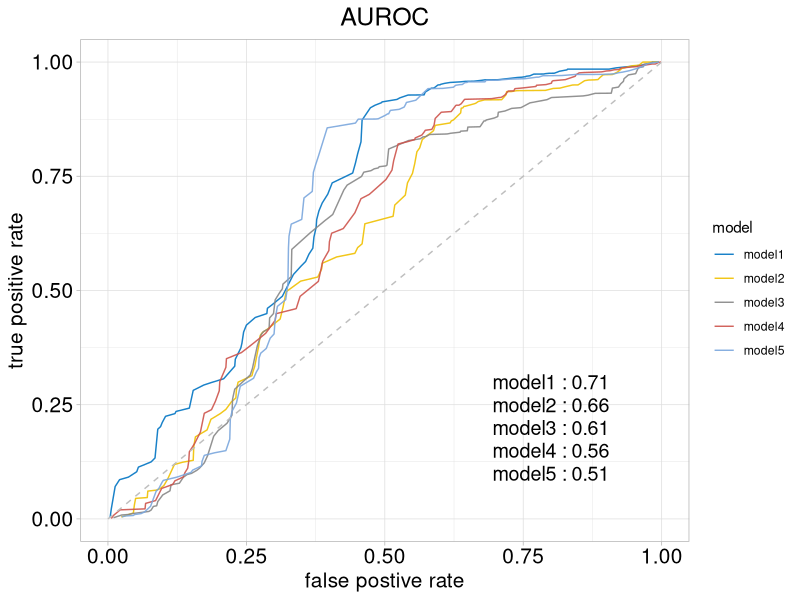
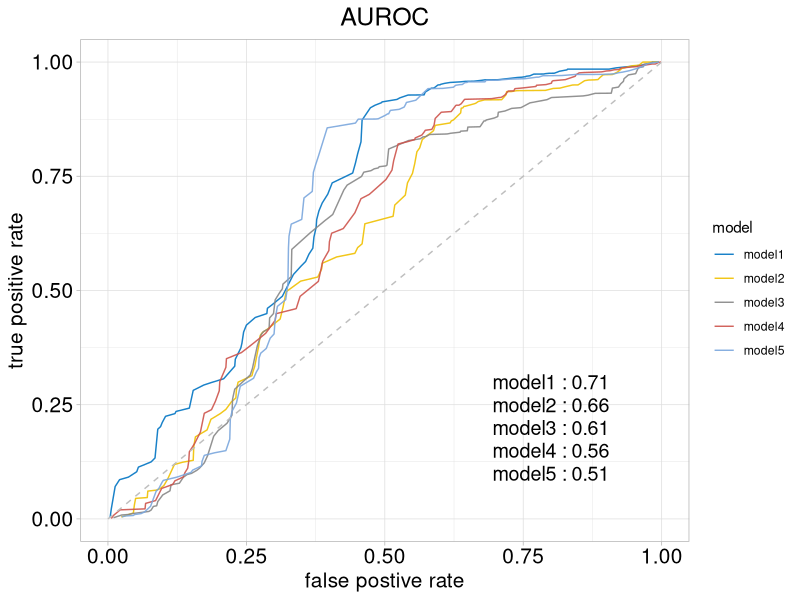

Write the R code that produced these figures, in order.
library(ggplot2)

# these three palettes were copied from here:
# https://github.com/road2stat/ggsci/blob/master/data-raw/data-generator.R
p_jama=c(
  'Limed Spruce' = '#374E55', 'Anzac'         = '#DF8F44',
  'Cerulean'     = '#00A1D5', 'Apple Blossom' = '#B24745',
  'Acapulco'     = '#79AF97', 'Kimberly'      = '#6A6599',
  'Makara'       = '#80796B')
p_jco=c(
  'Lochmara' = '#0073C2', 'Corn'         = '#EFC000',
  'Gray'     = '#868686', 'ChestnutRose' = '#CD534C',
  'Danube'   = '#7AA6DC', 'RegalBlue'    = '#003C67',
  'Olive'    = '#8F7700', 'MineShaft'    = '#3B3B3B',
  'WellRead' = '#A73030', 'KashmirBlue'  = '#4A6990')
p_d3=c(
  'Matisse'      = '#1F77B4', 'Flamenco'     = '#FF7F0E',
  'ForestGreen'  = '#2CA02C', 'Punch'        = '#D62728',
  'Wisteria'     = '#9467BD', 'SpicyMix'     = '#8C564B',
  'Orchid'       = '#E377C2', 'Gray'         = '#7F7F7F',
  'KeyLimePie'   = '#BCBD22', 'Java'         = '#17BECF',
  'Spindle'      = '#AEC7E8', 'MaC'          = '#FFBB78',
  'Feijoa'       = '#98DF8A', 'MonaLisa'     = '#FF9896',
  'LavenderGray' = '#C5B0D5', 'Quicksand'    = '#C49C94',
  'Chantilly'    = '#F7B6D2', 'Silver'       = '#C7C7C7',
  'Deco'         = '#DBDB8D', 'RegentStBlue' = '#9EDAE5')

set.seed(449)
n=100 # 100 example points
m=5 # e.g. number of models/cross-validation
dat=NULL
for (i in 1:m){
    tmp=sort(sample(n*10,n)/n/10)
    tmp=sort(tmp*c(seq(1.01,2,0.02),rev(seq(1.01,2,0.02)))) # try to simulate the curve lol
    tmp=tmp/max(tmp)
    the_dat=data.frame(y=tmp,x=sort(sample(n*10,n)/n/10),rep(paste0('model',i),n))
    dat=rbind(dat, the_dat)
}
colnames(dat)=c('y','x','model')

the_palette=p_jco[1:5]
names(the_palette)=unique(dat[,'model'])

p1=ggplot()+
    geom_line(dat,mapping=aes(x,y,color=model),linetype=1,alpha=0.9,size=0.5) +
    geom_segment(aes(x=0,xend=1,y=0,yend=1),linetype=2,color='grey') + # draw the diagonal baseline
    scale_colour_manual(values=the_palette) +
    xlim(0,1) +
    ylim(0,1) +
    theme_light() +
    labs(x='false postive rate',y='true positive rate',title='AUROC') +
#    theme(legend.position="none") +
    theme(plot.title = element_text(hjust = 0.5,size=18))+
    theme(axis.title.x = element_text(colour="black", size=15))+
    theme(axis.title.y = element_text(colour="black", size=15))+
    theme(axis.text.x = element_text(colour="black", size=15))+
    theme(axis.text.y = element_text(colour="black",size=15))+
    annotate('text', x = 0.8, y= seq(0.1,0.3,0.05), label=paste0('model',5:1,' : ',seq(0.51,0.71,0.05)), color='black', size=5)
p1

png(filename="figure/roc_curve.png",width=10,height=8,units='in',res=300) # unit inch
p1
dev.off()


